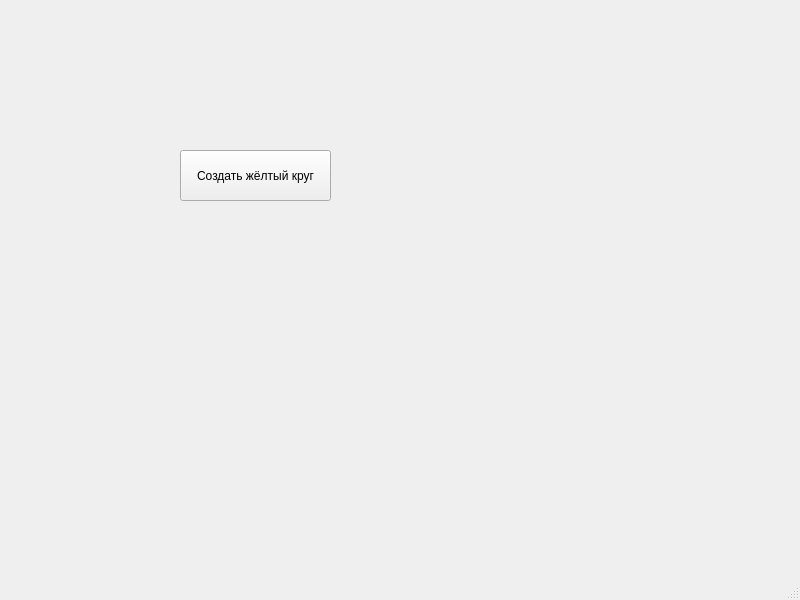
<?xml version="1.0" encoding="UTF-8"?>
<ui version="4.0">
 <class>MainWindow</class>
 <widget class="QMainWindow" name="MainWindow">
  <property name="geometry">
   <rect>
    <x>0</x>
    <y>0</y>
    <width>800</width>
    <height>600</height>
   </rect>
  </property>
  <property name="windowTitle">
   <string>MainWindow</string>
  </property>
  <widget class="QWidget" name="centralwidget">
   <widget class="QPushButton" name="pushButton">
    <property name="geometry">
     <rect>
      <x>180</x>
      <y>150</y>
      <width>151</width>
      <height>51</height>
     </rect>
    </property>
    <property name="text">
     <string>Создать жёлтый круг</string>
    </property>
   </widget>
  </widget>
  <widget class="QMenuBar" name="menubar">
   <property name="geometry">
    <rect>
     <x>0</x>
     <y>0</y>
     <width>800</width>
     <height>18</height>
    </rect>
   </property>
  </widget>
  <widget class="QStatusBar" name="statusbar"/>
 </widget>
 <resources/>
 <connections/>
</ui>
